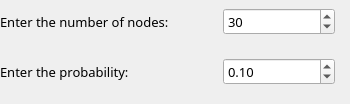
        <widget class="QWidget" name="p1">
         <widget class="QWidget" name="gridLayoutWidget_2">
          <property name="geometry">
           <rect>
            <x>0</x>
            <y>0</y>
            <width>341</width>
            <height>95</height>
           </rect>
          </property>
          <layout class="QGridLayout" name="gridLayout_2">
           <property name="rightMargin">
            <number>6</number>
           </property>
           <property name="horizontalSpacing">
            <number>54</number>
           </property>
           <property name="verticalSpacing">
            <number>15</number>
           </property>
           <item row="0" column="0">
            <widget class="QLabel" name="label">
             <property name="sizePolicy">
              <sizepolicy hsizetype="Maximum" vsizetype="Preferred">
               <horstretch>0</horstretch>
               <verstretch>0</verstretch>
              </sizepolicy>
             </property>
             <property name="font">
              <font>
               <family>Microsoft YaHei</family>
               <pointsize>10</pointsize>
               <weight>50</weight>
               <bold>false</bold>
              </font>
             </property>
             <property name="text">
              <string>Enter the number of nodes:</string>
             </property>
            </widget>
           </item>
           <item row="0" column="1">
            <widget class="QSpinBox" name="NumOfNodes_ER">
             <property name="font">
              <font>
               <family>Microsoft YaHei</family>
               <pointsize>10</pointsize>
               <weight>50</weight>
               <bold>false</bold>
              </font>
             </property>
             <property name="value">
              <number>30</number>
             </property>
            </widget>
           </item>
           <item row="1" column="1">
            <widget class="QDoubleSpinBox" name="ER_prob">
             <property name="font">
              <font>
               <family>Microsoft YaHei</family>
               <pointsize>10</pointsize>
               <weight>50</weight>
               <bold>false</bold>
              </font>
             </property>
             <property name="singleStep">
              <double>0.010000000000000</double>
             </property>
             <property name="value">
              <double>0.100000000000000</double>
             </property>
            </widget>
           </item>
           <item row="1" column="0">
            <widget class="QLabel" name="label_2">
             <property name="font">
              <font>
               <family>Microsoft YaHei</family>
               <pointsize>10</pointsize>
               <weight>50</weight>
               <bold>false</bold>
              </font>
             </property>
             <property name="text">
              <string>Enter the probability:</string>
             </property>
            </widget>
           </item>
          </layout>
         </widget>
        </widget>
